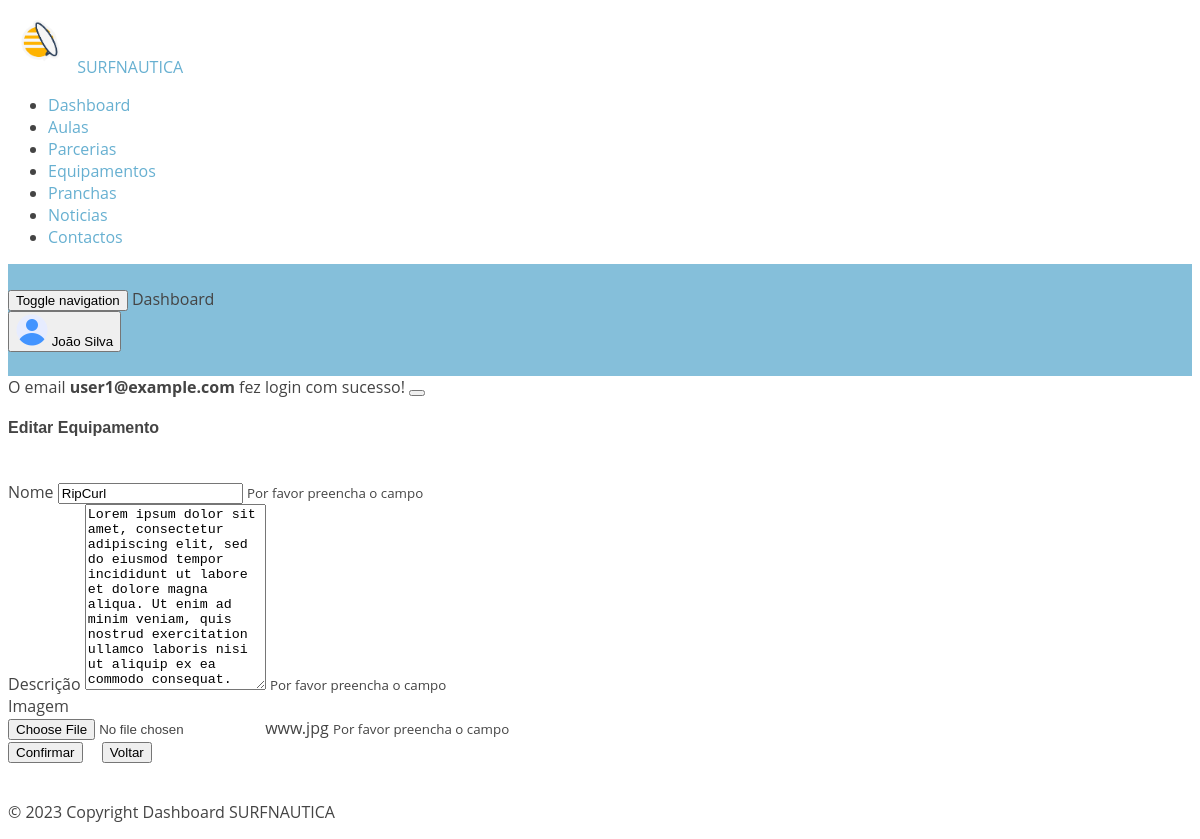
The app's page /TiagoQuintino/dashboard/editpartners.php?id_parceria=1 (signed in) with its own data.
### tables this page shows
CREATE TABLE IF NOT EXISTS `users` (
  `id` INT(11) NOT NULL AUTO_INCREMENT,
  `email` VARCHAR(50) NOT NULL,
  `nome` VARCHAR(50) NOT NULL,
  `pass` VARCHAR(250) NOT NULL,
  `permission` INT(11) NOT NULL default 0,
  PRIMARY KEY (`id`));

CREATE TABLE IF NOT EXISTS `parcerias` (
  `id_parceria` INT(11) NOT NULL AUTO_INCREMENT,
  `nome` VARCHAR(50) NOT NULL,
  `descricao` VARCHAR(250) NOT NULL,
  `img` VARCHAR(250) NOT NULL,
  PRIMARY KEY (`id_parceria`));

### TiagoQuintino/dashboard/editpartners.php (the view, shortened to what this page needs)
<?php
require_once '../../conexao.php';
$id_parceria = $_GET['id_parceria'];
$sql = "SELECT * FROM parcerias WHERE id_parceria = " . $id_parceria . ";";
$result = mysqli_query($conn, $sql);
while ($row = mysqli_fetch_assoc($result)) {
  foreach ($row as $res => $key) {
    $nome2 = $row['nome'];
    $desc = $row['descricao'];
    $img = $row['img'];
  }
}
?>
<!DOCTYPE html>
<html lang="en" dir="ltr">
<head>
  <?php
  require_once 'sheets/dashboardHead.php';
  ?>
</head>
<body class="navbar-fixed sidebar-fixed" id="body">
  <div class="wrapper">
    <aside class="left-sidebar sidebar-dark" id="left-sidebar">
      <div id="sidebar" class="sidebar sidebar-with-footer">
        <div class="app-brand">
          <a href="../../index.php">
            <img src="assets/images/favicon.png" style="height: 65px;" alt="Mono">
            <span class="brand-name text-light">SURFNAUTICA</span>
          </a>
        </div>
        <?php
        require_once 'sheets/dashboardmenu.php';
        ?>
      </div>
    </aside>
    <div class="page-wrapper">
      <header class="main-header" id="header">
        <nav class="navbar navbar-expand-lg navbar-light" id="navbar">
          <button id="sidebar-toggler" class="sidebar-toggle">
            <span class="sr-only">Toggle navigation</span>
          </button>
          <span class="page-title">Dashboard</span>
          <div class="navbar-right ">
            <?php
            require_once 'sheets/dashboardNavbar.php';
            ?>
          </div>
        </nav>
      </header>
      <div class="content-wrapper">
        <div class="content">
          <div class="row">
            <div class="col-lg-12 mt-5">
              <?php
              if (isset($_SESSION["message"])) { ?>
                <div class='alert alert-<?php echo $_SESSION["message"]["type"] ?> alert-dismissible fade show' role='alert'>
                  <?php echo $_SESSION["message"]["content"]; ?>
                  <button type="button" class="close" data-dismiss="alert" aria-label="Close"><span class="mdi mdi-times"></span>
                  </button>
                </div>
              <?php unset($_SESSION["message"]);
              }
              ?>
              <div class="card">
                <div class="card-body">
                  <h4 class="header-title">Editar Equipamento</h4>
                  <br>
                  <form action="editpartners.php?id_parceria=<?php echo $id_parceria; ?>&id_parceria=<?php echo $id_parceria; ?>" method="POST">
                    <div class="form-group">
                      <label for="inputname">Nome</label>
                      <input type="text" class="form-control" name="inputname" id="inputname" value="<?php echo ($nome2); ?>" required>
                      <small id="name">
                        Por favor preencha o campo
                      </small>
                    </div>
                    <div class="form-row">
                      <div class="form-group col-md-6">
                        <label for="inputdesc">Descrição</label>
                        <textarea type="text" class="form-control" name="inputdesc" id="inputdesc" rows="12" style="resize: vertical;" require><?php echo ($desc); ?></textarea>
                        <small id="desc">
                          Por favor preencha o campo
                        </small>
                      </div>
                      <div class="form-group col-md-6">
                        <label for="">Imagem</label>
                        <div class="custom-file form-group">
                          <input type="file" name="inputImg" class="custom-file-input" accept=".png, .jpg, .jpeg" id="inputImg">
                          <label class="custom-file-label" for="inputImg"><?php echo $img; ?></label>
                          <small id="img">
                            Por favor preencha o campo
                          </small>
                        </div>
                      </div>
                    </div>
                    <div class="form-row justify-content-end">
                      <button type="submit" class="btn btn-primary" style="margin-right: 5px;">Confirmar</button>
                      <a href="showpartners.php"><input type="button" value="Voltar" class="btn btn-primary" style="margin-left: 10px;"></a>
                    </div>
                  </form>
                </div>
              </div>
            </div>
          </div>
        </div>
        <br>
        <footer class="footer mt-auto">
          <?php
          require_once 'sheets/dashboardFooter.php';
          ?>
        </footer>
      </div>
</body>
</html>

### TiagoQuintino/dashboard/sheets/dashboardNavbar.php (shortened to what this page needs)
<?php
require_once '../../conexao.php';
$query = "SELECT nome FROM users WHERE email = '{$_SESSION['email']}'";
$user = mysqli_query($conn, $query);
if ($user->num_rows) {
  $row = $user->fetch_object();
  $nome = $row->nome;
?>
  <ul class="nav navbar-nav">
    <li class="dropdown user-menu">
      <button class="dropdown-toggle nav-link" data-toggle="dropdown">
        <img src="assets/images/user/user-xs.png" class="user-image rounded-circle" alt="User Image" />
        <span class="d-none d-lg-inline-block"><?php echo $nome ?></span>
      </button>
    </li>
  </ul>
<?php
}
?>

### assets/css/style.css (style rules this page uses)
body { font-family: "Open Sans", sans-serif; color: #444444; }
a { text-decoration: none; color: #67b0d1; }
h1, h2, h3, h4, h5, h6 { font-family: "Raleway", sans-serif; }
#header { transition: all 0.5s; z-index: 997; transition: all 0.5s; padding: 24px 0; background: rgba(103, 176, 209, 0.8); }
.navbar { padding: 0; }
.navbar ul { margin: 0; padding: 0; display: flex; list-style: none; align-items: center; }
.navbar li { position: relative; }

### records on screen
users: nome "João Silva"
parcerias: inputname "RipCurl", inputdesc "Lorem ipsum dolor sit amet, consectetur adipiscing elit, sed do eiusmod tempor incididunt ut labore et dolore magna aliqua. Ut enim ad minim veniam, quis nostrud exercitation ullamco laboris nisi ut aliquip ex ea commodo consequat.", img "www.jpg"

### other values on screen
$_SESSION["message"]["content"] "O email user1@example.com fez login com sucesso!"
